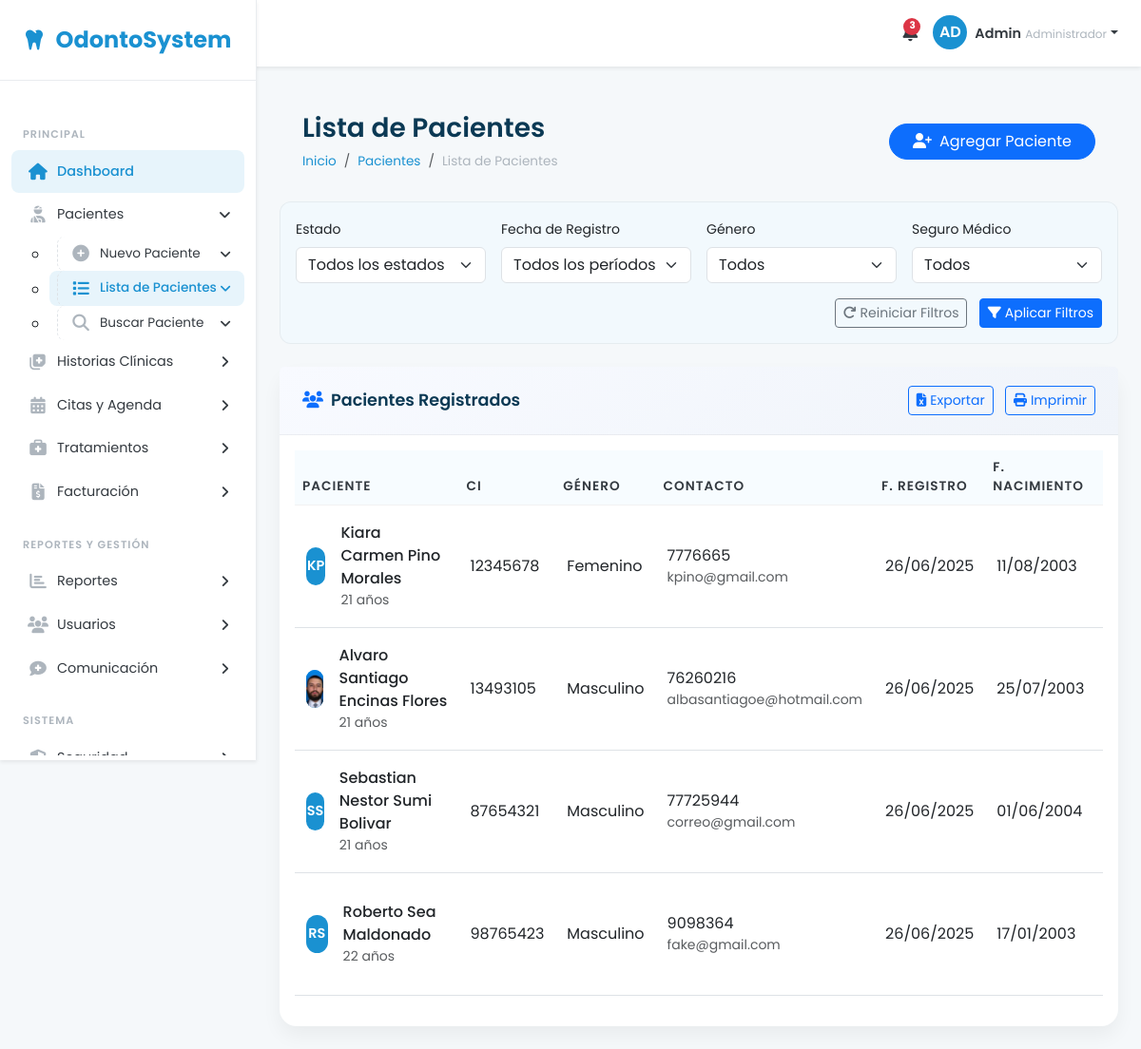
The app's page /pacientes/lista/ (signed in) with its own data.
### apps/pacientes/models.py (models this page shows, shortened)
class Paciente(models.Model):
    GENERO_CHOICES = [
        ('masculino', 'Masculino'),
        ('femenino', 'Femenino'),
        ('otro', 'Otro'),
    ]
    ESTADO_CHOICES = [
        ('activo', 'Activo'),
        ('inactivo', 'Inactivo'),
        ('tratamiento', 'En Tratamiento'),
        ('moroso', 'Moroso'),
    ]
    PARENTESCO_CHOICES = [
        ('padre', 'Padre'),
        ('madre', 'Madre'),
        ('hermano', 'Hermano/a'),
        ('hijo', 'Hijo/a'),
        ('pareja', 'Cónyuge/Pareja'),
        ('amigo', 'Amigo/a'),
        ('otro', 'Otro'),
    ]
    GRUPO_SANGUINEO_CHOICES = [
        ('A+', 'A+'),
        ('A-', 'A-'),
        ('B+', 'B+'),
        ('B-', 'B-'),
        ('AB+', 'AB+'),
        ('AB-', 'AB-'),
        ('O+', 'O+'),
        ('O-', 'O-'),
        ('desconocido', 'Desconocido'),
    ]
    COMO_LOCALIZO_CHOICES = [
        ('referencia', 'Me envió alguien'),
        ('redes_sociales', 'Redes Sociales'),
        ('publicidad', 'Publicidad/Anuncios'),
        ('internet', 'Búsqueda en Internet'),
        ('pasaba_por_aqui', 'Pasaba por aquí'),
        ('recomendacion', 'Recomendación profesional'),
        ('otro', 'Otro'),
    ]
    nombres = models.CharField(max_length=100)
    apellidos = models.CharField(max_length=100)
    ci = models.CharField(max_length=20, unique=True, verbose_name="Cédula de Identidad")
    fecha_nacimiento = models.DateField()
    genero = models.CharField(max_length=20, choices=GENERO_CHOICES)
    foto = models.ImageField(upload_to=patient_photo_path, blank=True, null=True)
    telefono = models.CharField(max_length=20)
    email = models.EmailField(blank=True, null=True)
    direccion = models.TextField()
    ciudad = models.CharField(max_length=100)
    departamento = models.CharField(max_length=100)
    pais = models.CharField(max_length=100, default='Bolivia')
    emergencia_nombre = models.CharField(max_length=200)
    emergencia_telefono = models.CharField(max_length=20)
    emergencia_parentesco = models.CharField(max_length=20, choices=PARENTESCO_CHOICES)
    grupo_sanguineo = models.CharField(max_length=20, choices=GRUPO_SANGUINEO_CHOICES, blank=True, null=True)
    medicamentos = models.TextField(blank=True, null=True)
    alergias = models.TextField(blank=True, null=True)
    enfermedades_cronicas = models.TextField(blank=True, null=True)
    tiene_seguro = models.BooleanField(default=False)
    seguro_compania = models.CharField(max_length=100, blank=True, null=True)
    seguro_poliza = models.CharField(max_length=100, blank=True, null=True)
    seguro_cobertura = models.TextField(blank=True, null=True)
    observaciones = models.TextField(blank=True, null=True)
    ocupacion = models.CharField(max_length=100, blank=True, null=True, verbose_name="Ocupación")
    vacuna_covid = models.BooleanField(default=False, verbose_name="Vacuna contra COVID-19")
    como_localizo = models.CharField(
        max_length=50,
        choices=COMO_LOCALIZO_CHOICES,
        blank=True,
        null=True,
        verbose_name="¿Cómo nos localizó?"
    )
    como_localizo_detalle = models.CharField(
        max_length=200,
        blank=True,
        null=True,
        verbose_name="Detalles adicionales"
    )
    estado = models.CharField(max_length=20, choices=ESTADO_CHOICES, default='activo')
    fecha_registro = models.DateField(default=timezone.now)
    ultima_visita = models.DateField(blank=True, null=True)
    consentimiento_datos = models.BooleanField(default=False)
    creado_en = models.DateTimeField(auto_now_add=True)
    actualizado_en = models.DateTimeField(auto_now=True)
    class Meta:
        verbose_name = "Paciente"
        verbose_name_plural = "Pacientes"
        ordering = ['-fecha_registro']
    def get_edad(self):
        today = timezone.now().date()
        return today.year - self.fecha_nacimiento.year - (
            (today.month, today.day) < (self.fecha_nacimiento.month, self.fecha_nacimiento.day)
        )
    def get_nombre_completo(self):
        return f"{self.nombres} {self.apellidos}"
    def get_iniciales(self):
        try:
            iniciales = self.nombres[0] + self.apellidos[0]
            return iniciales.upper()
        except IndexError:
            return "P"

### apps/pacientes/views.py (the view)
# urls.py: path('lista/', views.lista_pacientes, name='lista_pacientes'),
@login_required
def lista_pacientes(request):
    estado = request.GET.get('estado', '')
    genero = request.GET.get('genero', '')
    pacientes = Paciente.objects.all()
    if estado:
        pacientes = pacientes.filter(estado=estado)
    if genero:
        pacientes = pacientes.filter(genero=genero)
    paginator = Paginator(pacientes, 10)  # 10 pacientes por página
    page_number = request.GET.get('page', 1)
    pacientes_paginados = paginator.get_page(page_number)
    context = {
        'pacientes': pacientes_paginados,
        'filtros': {
            'estado': estado,
            'genero': genero
        }
    }
    return render(request, 'lista_pacientes.html', context)

### apps/pacientes/templates/lista_pacientes.html (shortened to what this page needs)
{% extends 'base.html' %}
{% block extra_css %}
<link rel="stylesheet" href="https://cdn.datatables.net/1.11.5/css/dataTables.bootstrap5.min.css">
{% endblock %}
{% block content %}
<div class="page-header d-flex justify-content-between align-items-center flex-column flex-md-row mb-4">
    <div>
        <h1 class="mb-2">Lista de Pacientes</h1>
        <nav aria-label="breadcrumb">
            <ol class="breadcrumb">
                <li class="breadcrumb-item"><a href="{% url 'dashboard' %}">Inicio</a></li>
                <li class="breadcrumb-item"><a href="#">Pacientes</a></li>
                <li class="breadcrumb-item active" aria-current="page">Lista de Pacientes</li>
            </ol>
        </nav>
    </div>
    <div class="mt-3 mt-md-0">
        <a href="{% url 'pacientes:nuevo_paciente' %}" class="btn btn-primary rounded-pill px-4">
            <i class="fas fa-user-plus me-2"></i>Agregar Paciente
        </a>
    </div>
</div>
<div class="filter-container mb-4">
    <div class="row g-3">
        <div class="col-md-3">
            <label for="filter-status" class="form-label small">Estado</label>
            <select class="form-select" id="filter-status" name="estado">
                <option value="" selected>Todos los estados</option>
            </select>
        </div>
        <div class="col-md-3">
            <label for="filter-date" class="form-label small">Fecha de Registro</label>
            <select class="form-select" id="filter-date" name="fecha">
                <option value="" selected>Todos los períodos</option>
            </select>
        </div>
        <div class="col-md-3">
            <label for="filter-gender" class="form-label small">Género</label>
            <select class="form-select" id="filter-gender" name="genero">
                <option value="" selected>Todos</option>
            </select>
        </div>
        <div class="col-md-3">
            <label for="filter-insurance" class="form-label small">Seguro Médico</label>
            <select class="form-select" id="filter-insurance" name="seguro">
                <option value="" selected>Todos</option>
            </select>
        </div>
        <div class="col-12 text-end">
            <button type="button" class="btn btn-outline-secondary btn-sm me-2" id="reset-filters">
                <i class="fas fa-redo me-1"></i>Reiniciar Filtros
            </button>
            <button type="button" class="btn btn-primary btn-sm" id="apply-filters">
                <i class="fas fa-filter me-1"></i>Aplicar Filtros
            </button>
        </div>
    </div>
</div>
<div class="card card-pacientes">
    <div class="card-header d-flex justify-content-between align-items-center">
        <h5 class="card-title mb-0">
            <i class="fas fa-users me-2 text-primary"></i>Pacientes Registrados
        </h5>
        <div>
            <button class="btn btn-sm btn-outline-primary me-2">
                <i class="fas fa-file-excel me-1"></i>Exportar
            </button>
            <button class="btn btn-sm btn-outline-primary">
                <i class="fas fa-print me-1"></i>Imprimir
            </button>
        </div>
    </div>
    <div class="card-body">
        <div class="table-responsive">
            <table id="pacientes-table" class="table table-hover">
                <thead>
                    <tr>
                        <th>Paciente</th>
                        <th>CI</th>
                        <th>Género</th>
                        <th>Contacto</th>
                        <th>F. Registro</th>
                        <th>F. Nacimiento</th>
                        <th>Estado</th>
                    </tr>
                </thead>
                <tbody>
                    {% if pacientes %}
                        {% for paciente in pacientes %}
                        <tr class="table-row-hover">
                            <td>
                                <div class="d-flex align-items-center">
                                    <div class="avatar me-3">
                                        {% if paciente.foto %}
                                            <img src="{{ paciente.foto.url }}" alt="{{ paciente.get_nombre_completo }}">
                                        {% else %}
                                            {{ paciente.get_iniciales }}
                                        {% endif %}
                                    </div>
                                    <div>
                                        <div class="fw-medium">{{ paciente.get_nombre_completo }}</div>
                                        <div class="small text-muted">{{ paciente.get_edad }} años</div>
                                    </div>
                                </div>
                            </td>
                            <td>{{ paciente.ci }}</td>
                            <td>{{ paciente.get_genero_display }}</td>
                            <td>
                                <div>{{ paciente.telefono }}</div>
                                <div class="small text-muted">{{ paciente.email|default:"" }}</div>
                            </td>
                            <td>{{ paciente.fecha_registro|date:"d/m/Y" }}</td>
                            <td>{{ paciente.fecha_nacimiento|date:"d/m/Y" }}</td>
                            <td>
                            </td>
                        </tr>
                        {% endfor %}
                    {% endif %}
                </tbody>
            </table>
        </div>
    </div>
</div>
{% endblock %}

### templates/base.html (style rules this page uses)
:root { --primary: #1a91d1; --primary-dark: #0b78b3; --secondary: #5cc1e0; --accent: #53c3b9; --light: #f0f9ff; --dark: #0b3954; --white: #ffffff; --gray-100: #f8f9fa; --gray-200: #e9ecef; --gray-300: #dee2e6; --gray-400: #ced4da; --gray-500: #adb5bd; --gray-800: #343a40; --success: #28a745; --info: #17a2b8; --warning: #ffc107; --danger: #dc3545; }
body { font-family: 'Poppins', sans-serif; background-color: #f5f8fa; min-height: 100vh; display: flex; flex-direction: column; }
.page-header { padding: 1.5rem 1.5rem 0.5rem; background-color: transparent; }
.page-header h1 { font-size: 1.75rem; font-weight: 600; color: var(--dark); margin-bottom: 0.5rem; }
.breadcrumb { font-size: 0.85rem; padding: 0; background-color: transparent; margin-bottom: 0; }
.breadcrumb-item a { color: var(--primary); text-decoration: none; }
.breadcrumb-item.active { color: var(--gray-500); }
.card { border: none; box-shadow: 0 0.125rem 0.25rem rgba(0, 0, 0, 0.075); border-radius: 0.5rem; }
.card-header { background-color: white; border-bottom: 1px solid var(--gray-200); padding: 1rem 1.25rem; }
.card-title { font-size: 1.1rem; font-weight: 600; margin-bottom: 0; color: var(--dark); }

### apps/pacientes/templates/lista_pacientes.html (style rules this page uses)
.card-pacientes { border-radius: 18px; box-shadow: 0 10px 20px rgba(0, 0, 0, 0.05); transition: all 0.3s ease; border: none; }
.card-header { background: linear-gradient(145deg, #f8faff, #f0f4fa); border-bottom: 1px solid rgba(0, 0, 0, 0.05); padding: 1.25rem 1.5rem; border-radius: 18px 18px 0 0; }
.filter-container { background-color: rgba(240, 249, 255, 0.5); border-radius: 12px; padding: 1rem; margin-bottom: 1.5rem; border: 1px solid rgba(0, 0, 0, 0.05); }
.avatar { width: 40px; height: 40px; border-radius: 12px; display: flex; align-items: center; justify-content: center; color: white; font-weight: 600; font-size: 0.9rem; transition: all 0.3s ease; background-color: var(--primary); }
.avatar img { width: 100%; height: 100%; object-fit: cover; border-radius: 12px; }
.table thead th { border-bottom: none; background: rgba(240, 249, 255, 0.5); color: var(--gray-800); font-size: 0.85rem; text-transform: uppercase; letter-spacing: 1px; font-weight: 600; }
.table td { padding: 1rem 0.75rem; vertical-align: middle; border-top: 1px solid rgba(0, 0, 0, 0.05); }

### records on screen
Paciente: get_iniciales "KP", get_nombre_completo "Kiara Carmen Pino Morales", get_edad "21", ci "12345678", genero "Femenino", telefono "7776665", email "kpino@gmail.com", fecha_registro "26/06/2025", fecha_nacimiento "11/08/2003"
Paciente: foto (picture), get_nombre_completo "Alvaro Santiago Encinas Flores", get_edad "21", ci "13493105", genero "Masculino", telefono "76260216", email "albasantiagoe@hotmail.com", fecha_registro "26/06/2025", fecha_nacimiento "25/07/2003"
Paciente: get_iniciales "SS", get_nombre_completo "Sebastian Nestor Sumi Bolivar", get_edad "21", ci "87654321", genero "Masculino", telefono "77725944", email "correo@gmail.com", fecha_registro "26/06/2025", fecha_nacimiento "01/06/2004"
Paciente: get_iniciales "RS", get_nombre_completo "Roberto Sea Maldonado", get_edad "22", ci "98765423", genero "Masculino", telefono "9098364", email "fake@gmail.com", fecha_registro "26/06/2025", fecha_nacimiento "17/01/2003"
